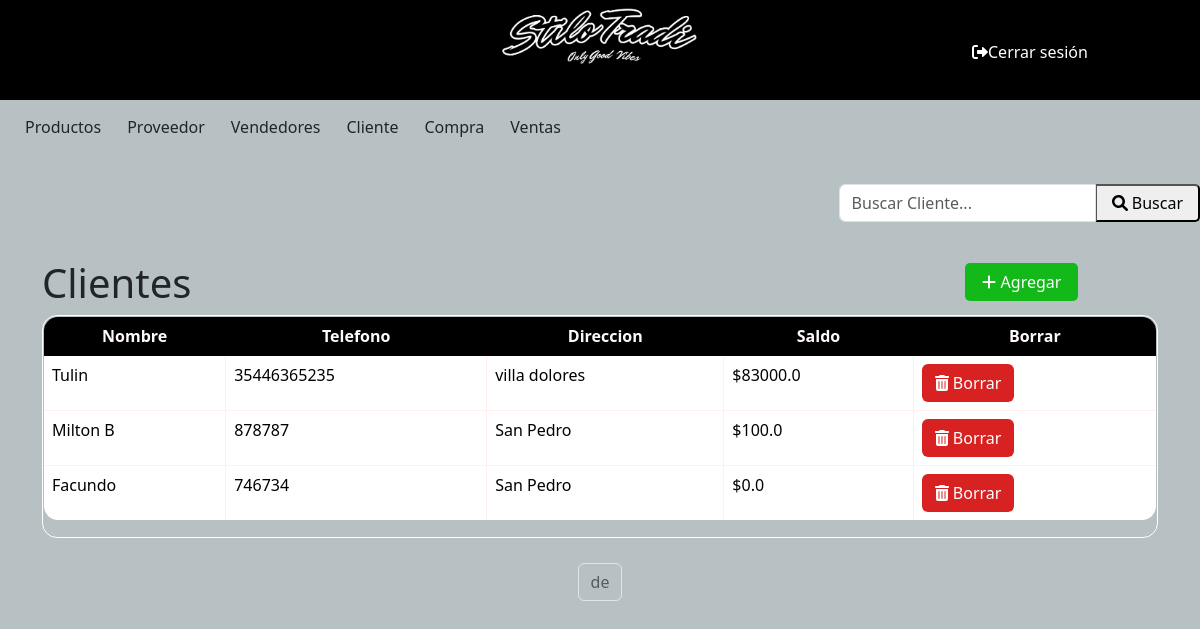
The page /cliente/ on the database as committed earlier.
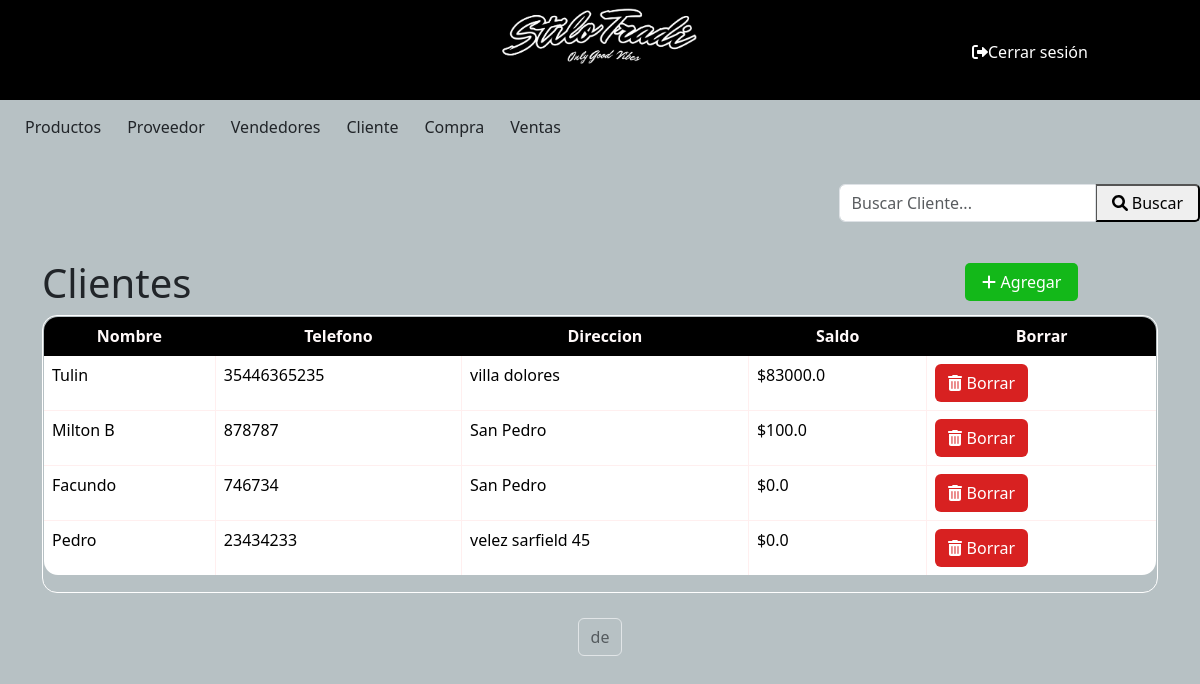
The same page on the database as committed later.
### miAplicacion/models.py (models this page shows, shortened)
class Cliente(models.Model):
    Nombre = models.CharField (max_length=50)
    Telefono = models.IntegerField ()
    Direccion = models.CharField (max_length=50)
    Saldo = models.FloatField ()

### miAplicacion/views.py (the view)
# urls.py: path('cliente/', views.tabla_cliente, name='cliente'),
def tabla_cliente(request):
    cliente = Cliente.objects.all()
    context = {'cliente': cliente}
    return render(request, 'cliente.html', context)

### miProyecto/templates/cliente.html (shortened to what this page needs)
{% include 'base.html' %}
{% block content %}
{% load bootstrap5 %}
{% load static %}
<!DOCTYPE html>
<div class="d-flex justify-content-end align-items-end mb-3">
    <form method="GET" action="{% url 'clienteLista' %}">
        <div class="input-group">
            <input type="text" class="form-control inputApagado" name="q" value="{{ query }}" placeholder="Buscar Cliente...">
            <button class="btn-buscar btn-primary  type="submit> <i class="fas fa-search"></i> Buscar</button>
        </div>
    </form>
</div>
<head>
    {% bootstrap_css %}
</head>
<body>
    <div class="container">
        <div class="d-flex" >
            <a class="btn-agregar"   href="{% url 'ClienteNuevo' %}"> <i class="fas fa-plus"></i> Agregar</a></td>
        </div>
        <h1>Clientes</h1>
        <div  class=" table-responsive">
            <table class="table rounded-table table-bordered">
                <thead>
                    <tr>
                        <tr>
                            <th>Nombre</th>
                            <th>Telefono</th>
                            <th scope="col" class="d-none d-md-table-cell" >Direccion</th>
                            <th>Saldo</th>
                            <th>Borrar</th>
                        </tr>
                    </tr>
                </thead>
                <tbody>
                    {% for cliente in cliente %}
                    <tr style ="cursor: pointer;" onclick="window.location.href='/cliente/ClienteModif/{{cliente.id}}'">
                        <td>{{ cliente.Nombre}}</td>
                        <td>{{ cliente.Telefono}}</td>
                        <td class="d-none d-md-table-cell">{{ cliente.Direccion}}</td>
                        <td>${{ cliente.Saldo}}</td>
                        <td><a class="btn custom-btn2" href="/cliente/ClienteBorrar/{{cliente.id}}"> <i class="fas fa-trash-alt"></i> Borrar</a>
                    </tr>
                    {% endfor %}
                </tbody>
            </table>
        </div>
    </div>
    <div class="pagination justify-content-center mt-3">
        <span class="current-page btn btn-outline-light disabled text-dark mb-3">
            {{ page_obj.number }} de {{ page_obj.paginator.num_pages }}
        </span>
    </div>
</body>
</html>
{% endblock %}

Rows that differ between the two databases and show on the page:
added Cliente: Nombre "Pedro", Telefono "23434233", Direccion "velez sarfield 45", Saldo "0.0"
